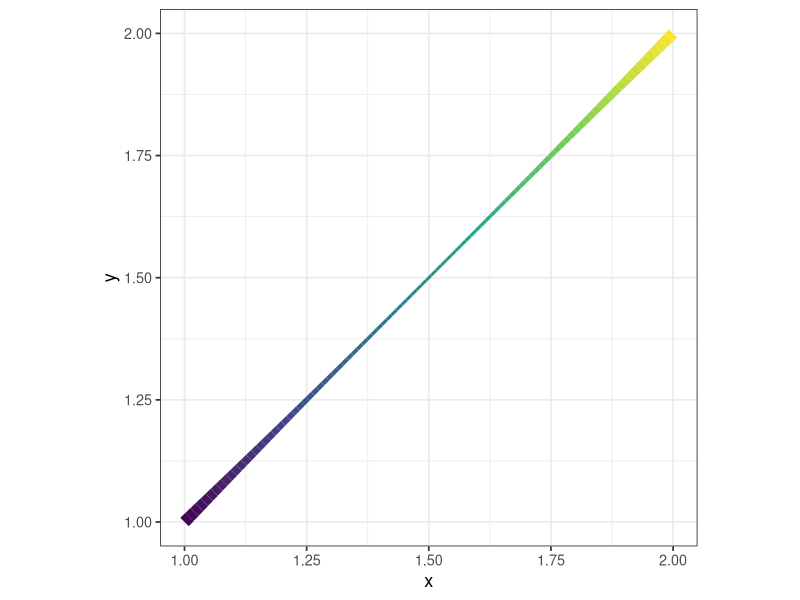
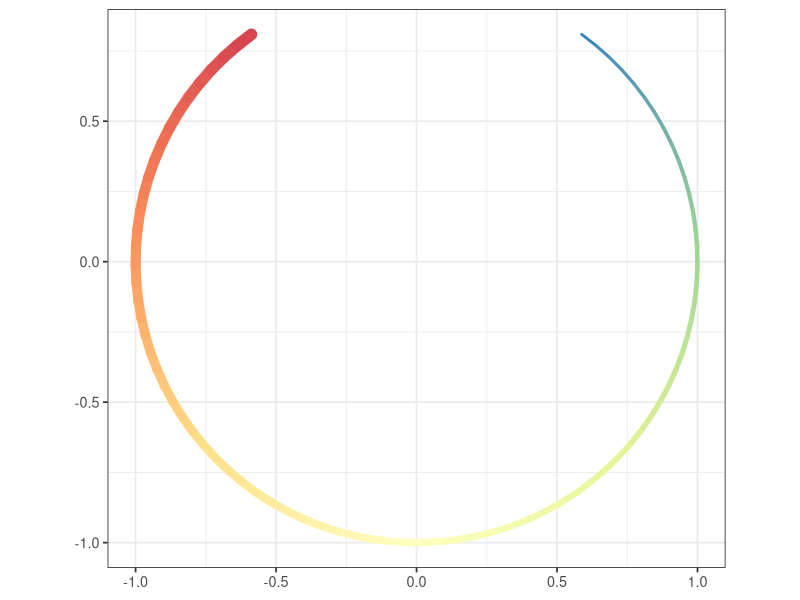
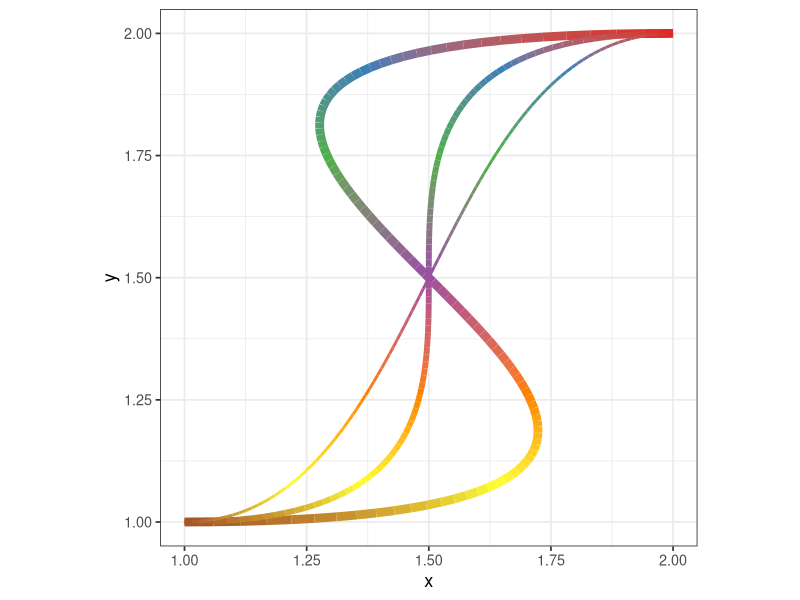
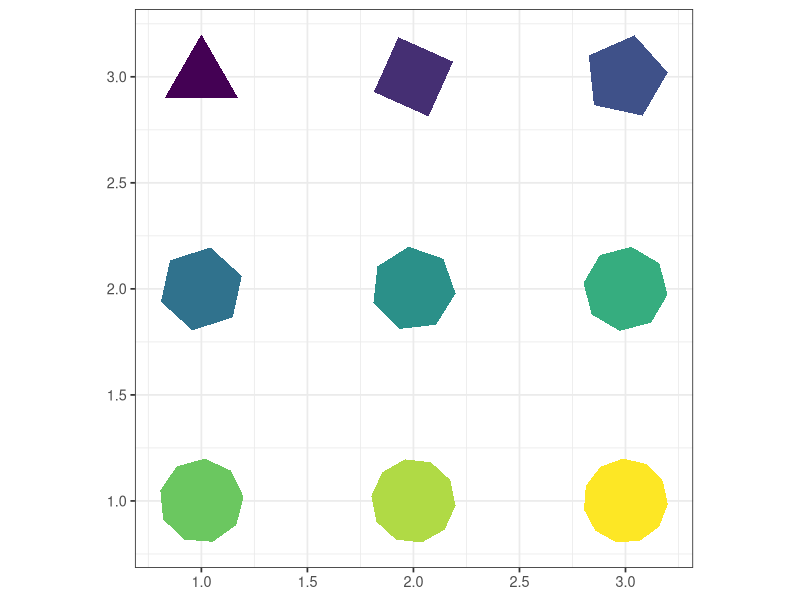
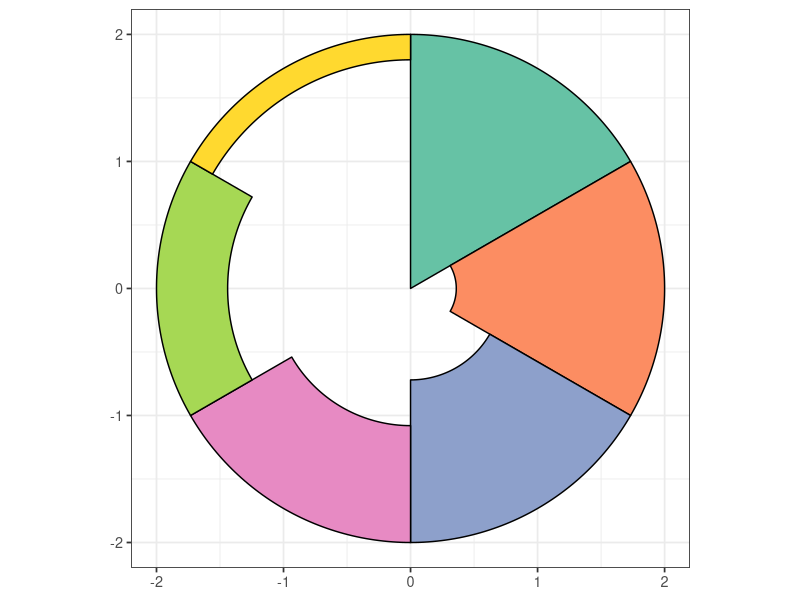
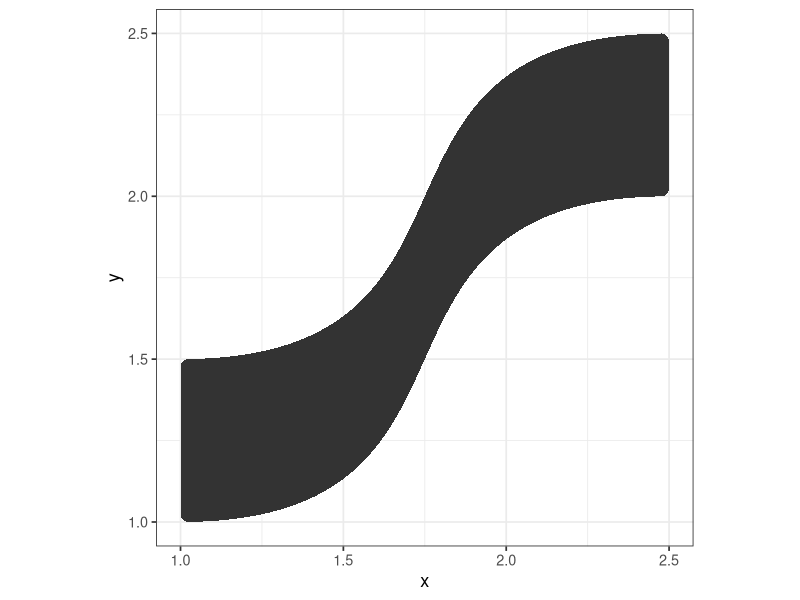
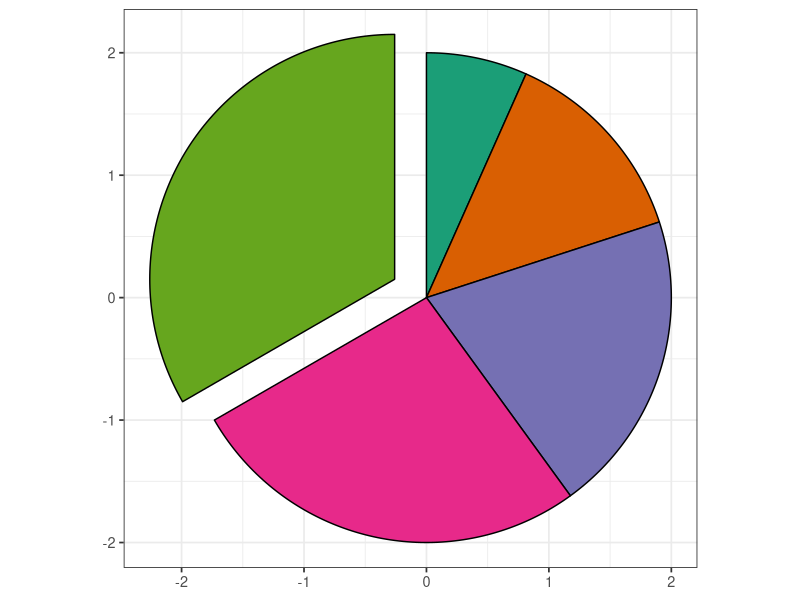
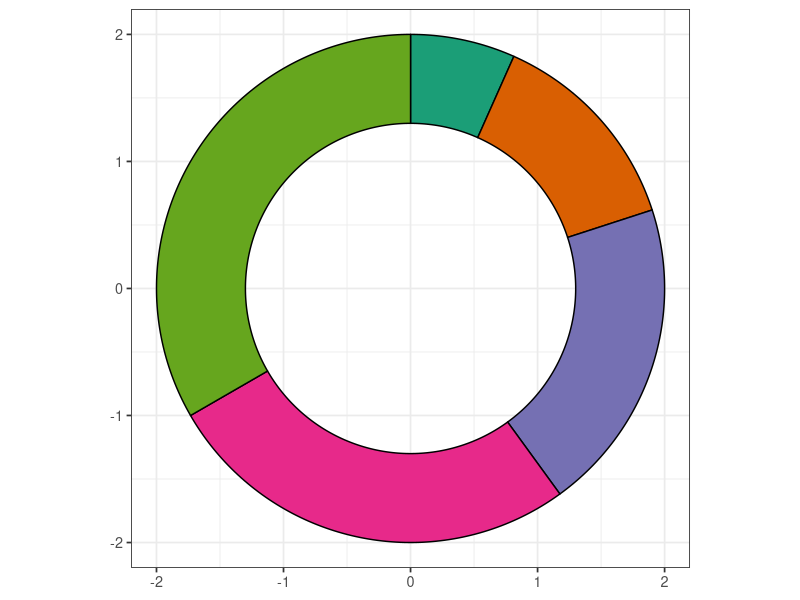

Generate these figures, in order, with R:
## ---- chunk 1
knitr::opts_chunk$set(message = F, 
                      error = F, 
                      warning = F,
                      fig.align = "center")

## ---- chunk 2
library(tidyverse)
library(ggforce)

### (1) geom_link()
# create a dataframe with the x- and y-coordinates of the segment endpoints
geom_link_dat <- data.frame(x = 1, y = 1, xend = 2, yend = 2)

# draw the segment with color and size gradients
ggplot(geom_link_dat) + 
  geom_link(aes(x = x, y = y, xend = xend, yend = yend,
                color = after_stat(index),  # map "index" to the color aesthetic to create a color gradient along the segment
                linewidth = after_stat(index)^2 - after_stat(index)), # map "index" to the linewidth aesthetic to create a size gradient along the segment
            n = 100,  # n controls the number of interpolated points between the two endpoints
            show.legend = F) +  
  scale_color_viridis_c() +
  scale_linewidth_continuous(range = c(1, 4)) + 
  theme_bw(base_size = 13) + 
  coord_fixed()

### (2) geom_arc()
# create a dataframe with the origin, radius, start angle, and end angle of the arc
geom_arc_dat <- data.frame(x0 = 0, y0 = 0, r = 1, start = 0.2 * pi, end = 1.8 * pi)

# draw the arc with color and size gradients
ggplot(geom_arc_dat) + 
  geom_arc(aes(x0 = x0, y0 = y0, r = r, start = start, end = end,
               color = after_stat(index),
               linewidth = after_stat(index)),
           lineend = "round",
           n = 100,
           show.legend = F) +  
  scale_color_distiller(palette = "Spectral") +
  scale_linewidth_continuous(range = c(1, 4)) + 
  theme_bw(base_size = 13) + 
  coord_fixed()

### (3) geom_diagonal
# create a dataframe with the x- and y-coordinates of the diagonal curve endpoints
geom_diagonal_dat <- data.frame(x = 1, y = 1, xend = 2, yend = 2)

# draw the diagonal curve with a color gradient
ggplot(geom_diagonal_dat) + 
  geom_diagonal(aes(x = x, y = y, xend = xend, yend = yend,
               color = after_stat(index)),
               strength = 2,  # strength controls the curvature/steepness of the diagonal line
               linewidth = 3,
           n = 100,
           show.legend = F) +  
    geom_diagonal(aes(x = x, y = y, xend = xend, yend = yend,
               color = after_stat(index)),
               strength = 1,
               linewidth = 2,
           n = 100,
           show.legend = F) +  
    geom_diagonal(aes(x = x, y = y, xend = xend, yend = yend,
               color = after_stat(index)),
               strength = 0.5,
               linewidth = 1,
           n = 100,
           show.legend = F) +  
  scale_color_distiller(palette = "Set1") +
  theme_bw(base_size = 13) + 
  coord_fixed()

## ---- chunk 3
### (1) geom_regon()
# create a dataframe with the origins of the polygons, numbers of sides, rotation angles, and polygon sizes (r)
geom_regon_dat <- data.frame(x0 = rep(1:3, 3), 
                             y0 = rep(3:1, each = 3),
                             sides = 3:11,
                             angle = seq(0, 160, by = 20),
                             r = rep(0.2, 9))  # r is the ratio of polygon size to plot area  

# draw the regular polygons
ggplot(geom_regon_dat) + 
  geom_regon(aes(x0 = x0, y0 = y0, sides = sides, angle = angle, r = r, fill = sides), show.legend = F) +  
  scale_fill_viridis_c() +
  theme_bw(base_size = 13) +
  coord_fixed()

### (2) geom_arc_bar()
# create a dataframe with the origins, start radii, end radii, start angles, and end angles of the arc bars
geom_arc_bar_dat <- data.frame(x0 = rep(0, 6), 
                               y0 = rep(0, 6), 
                               r0 = seq(0, 1.8, length.out = 6),  # the start radii
                               r = rep(2, 6),  # the end radii
                               start = c(0/3, 1/3, 2/3, 3/3, 4/3, 5/3) * pi,  # the start angles 
                               end = c(1/3, 2/3, 3/3, 4/3, 5/3, 6/3) * pi,  # the end angles
                               fill = letters[1:6])

# draw the sector and arc bars
ggplot(geom_arc_bar_dat) + 
  geom_arc_bar(aes(x0 = x0, y0 = y0, r0 = r0, r = r, start = start, end = end, fill = fill), show.legend = F) +  
  scale_fill_brewer(palette = "Set2") +
  theme_bw(base_size = 13) + 
  coord_fixed()

### (3) geom_diagonal_wide()
# create a dataframe with an upper and a lower diagonal curve
geom_diagonal_wide_dat <- data.frame(x = c(1, 2.5, 1, 2.5),
                                     y = c(1, 2, 1.5, 2.5),
                                     group = c(1, 1, 1, 1))  # "group" identifies the four corner points defining each polygon   

# draw the diagonal polygon
ggplot(geom_diagonal_wide_dat) +
  geom_diagonal_wide(aes(x = x, y = y, group = group), 
                     strength = 0.7,  # steepness of the upper and lower diagonal curves 
                     radius = unit(0.2, "cm")) +  # rounded corners
  theme_bw(base_size = 13) + 
  coord_fixed()

## ---- chunk 4
### (1) geom_arc_bar(stats = "pie")
# create a dataframe with the origins, start radii, end radii, relative sizes of the slices (amount), and degrees of slice explosion (explode)
geom_arc_bar_pie_dat <- data.frame(x0 = rep(0, 5), 
                                   y0 = rep(0, 5), 
                                   r0_pie = rep(0, 5),
                                   r0_donut = rep(1.3, 5),
                                   r = rep(2, 5),
                                   amount = c(1, 2, 3, 4, 5),
                                   explode = c(0, 0, 0, 0, 0.3))

# create a pie chart with an exploded slice
ggplot(geom_arc_bar_pie_dat) + 
  geom_arc_bar(aes(x0 = x0, y0 = y0, r0 = r0_pie, r = r, amount = amount, explode = explode, fill = as.factor(amount)), stat = "pie", show.legend = F) +  
  scale_fill_brewer(palette = "Dark2") +
  theme_bw(base_size = 13) + 
  coord_fixed()

### Create a donut chart
ggplot(geom_arc_bar_pie_dat) + 
  geom_arc_bar(aes(x0 = x0, y0 = y0, r0 = r0_donut, r = r, amount = amount, fill = as.factor(amount)), stat = "pie", show.legend = F) +  
  scale_fill_brewer(palette = "Dark2") +
  theme_bw(base_size = 13) + 
  coord_fixed()

## ---- chunk 5
### (2) geom_parallel_sets()
# count the number of car models in each combination of cyl, am, and gear
mtcars_count <- mtcars %>% 
  select(cyl, am, gear) %>% 
  group_by(cyl, am, gear) %>% 
  summarise(n = n())  
 
mtcars_count <- expand_grid(cyl = unique(mtcars$cyl), 
                            am = unique(mtcars$am), 
                            gear = unique(mtcars$gear)) %>% 
  left_join(., mtcars_count, by = join_by("cyl", "am", "gear")) %>% 
  mutate(n = if_else(is.na(n), 0, n)) %>% 
  mutate(across(.cols = c(cyl, am, gear), as.factor))

# convert the data into a format used by geom_parallel_sets()
geom_parallel_sets_dat <- gather_set_data(mtcars_count, 1:3)

# create the parallel sets
ggplot(geom_parallel_sets_dat) +
  geom_parallel_sets(aes(x = x, split = y, id = id, value = n, fill = am), alpha = 0.75, show.legend = F) +
  geom_parallel_sets_axes(aes(x = x, split = y, id = id, value = n), axis.width = 0.1) +
  geom_parallel_sets_labels(aes(x = x, split = y, id = id, value = n), colour = "white", angle = 0) + 
  scale_x_continuous(breaks = 1:3, labels = c("cyl", "am", "gear")) + 
  scale_fill_brewer(palette = "Set1") +
  theme_void() + 
  theme(axis.text.x = element_text(color = "black", margin = margin(t = -5, b = 5)))

